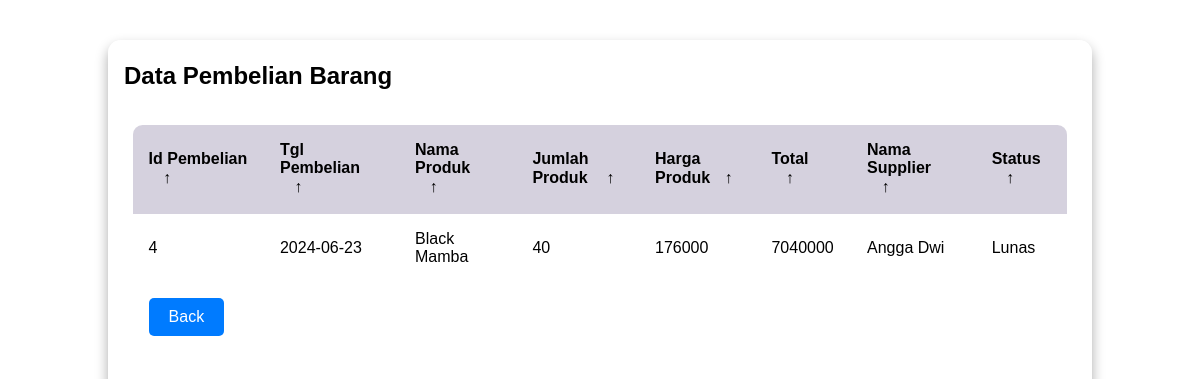
The app's page /WEB-ADMIN/Tabel_PembelianBarang.php with its own data.
### tables this page shows
CREATE TABLE `pembelian` (
  `id_beli` int(10) NOT NULL,
  `tanggal_beli` date DEFAULT NULL,
  `nama_produk` varchar(100) DEFAULT NULL,
  `jumlah_produk` int(10) DEFAULT NULL,
  `harga_produk` int(10) DEFAULT NULL,
  `total` int(100) DEFAULT NULL,
  `nama_supplier` varchar(100) DEFAULT NULL,
  `status` enum('Lunas','Hutang') DEFAULT NULL
);

### WEB-ADMIN/Tabel_PembelianBarang.php (the view, shortened to what this page needs)
<?php
include 'koneksi.php';
$sql = "SELECT id_beli, tanggal_beli, nama_produk, jumlah_produk, harga_produk, total, nama_supplier, status FROM pembelian";
$result = $conn->query($sql);
$products = array();
if ($result->num_rows > 0) {
    while($row = $result->fetch_assoc()) {
        $products[] = $row;
    }
} else {
    echo "0 results";
}
?>
<!DOCTYPE html>
<html lang="en">
<head>
    <link rel="stylesheet" href="style2.css">
</head>
<body>
    <main class="table" id="customers_table">
        <section class="table__header">
            <h1>Data Pembelian Barang</h1>
        </section>
        <section class="table__body">
            <table>
                <thead>
                    <tr>
                        <th>Id Pembelian <span class="icon-arrow">&UpArrow;</span></th>
                        <th>Tgl Pembelian <span class="icon-arrow">&UpArrow;</span></th>
                        <th>Nama Produk <span class="icon-arrow">&UpArrow;</span></th>
                        <th>Jumlah Produk <span class="icon-arrow">&UpArrow;</span></th>
                        <th>Harga Produk<span class="icon-arrow">&UpArrow;</span></th>
                        <th>Total<span class="icon-arrow">&UpArrow;</span></th>
                        <th>Nama Supplier<span class="icon-arrow">&UpArrow;</span></th>
                        <th>Status<span class="icon-arrow">&UpArrow;</span></th>
                    </tr>
                </thead>
                <tbody>
                    <?php
                    if (!empty($products)) {
                        foreach ($products as $row) {
                            echo "<tr>";
                            echo "<td>" . htmlspecialchars($row["id_beli"]) . "</td>";
                            echo "<td>" . htmlspecialchars($row["tanggal_beli"]) . "</td>";
                            echo "<td>" . htmlspecialchars($row["nama_produk"]) . "</td>";
                            echo "<td>" . htmlspecialchars($row["jumlah_produk"]) . "</td>";
                            echo "<td>" . htmlspecialchars($row["harga_produk"]) . "</td>";
                            echo "<td>" . htmlspecialchars($row["total"]) . "</td>";
                            echo "<td>" . htmlspecialchars($row["nama_supplier"]) . "</td>";
                            echo "<td>" . htmlspecialchars($row["status"]) . "</td>";
                            echo "</tr>";
                        }
                    } else {
                        echo "<tr><td colspan='8'>No data found</td></tr>";
                    }
                    ?>
                </tbody>
                <td>
                    <a href="halamanutama.php"><button>Back</button></a>
                </td>
            </table>
        </section>
    </main>
</body>
</html>

### WEB-ADMIN/style2.css (style rules this page uses)
* { margin: 0; padding: 0; box-sizing: border-box; font-family: sans-serif; }
body { min-height: 100vh; background: url(images/html_table.jpg) center / cover; display: flex; justify-content: center; align-items: center; }
main.table { width: 82vw; height: 90vh; background-color: #fff5; backdrop-filter: blur(7px); box-shadow: 0 .4rem .8rem #0005; border-radius: .8rem; overflow: hidden; }
.table__header { width: 100%; height: 10%; background-color: #fff4; padding: .8rem 1rem; display: flex; justify-content: space-between; align-items: center; }
.table__body { width: 95%; max-height: calc(89% - 1.6rem); background-color: #fffb; margin: .8rem auto; border-radius: .6rem; overflow: auto; overflow: overlay; }
table { width: 100%; }
table, th, td { border-collapse: collapse; padding: 1rem; text-align: left; }
thead th { position: sticky; top: 0; left: 0; background-color: #d5d1defe; cursor: pointer; text-transform: capitalize; }
tbody tr { --delay: .1s; transition: .5s ease-in-out var(--delay), background-color 0s; }
tbody tr td, tbody tr td p, tbody tr td img { transition: .2s ease-in-out; }
thead th span.icon-arrow { display: inline-block; width: 1.3rem; height: 1.3rem; border-radius: 50%; border: 1.4px solid transparent; text-align: center; font-size: 1rem; margin-left: .5rem; transition: .2s ease-in-out; }
button { padding: 10px 20px; background-color: #007bff; color: #fff; border: none; border-radius: 5px; cursor: pointer; font-size: 16px; transition: background-color 0.3s ease; }

### records on screen
pembelian: id_beli "4", tanggal_beli "2024-06-23", nama_produk "Black Mamba", jumlah_produk "40", harga_produk "176000", total "7040000", nama_supplier "Angga Dwi", status "Lunas"
